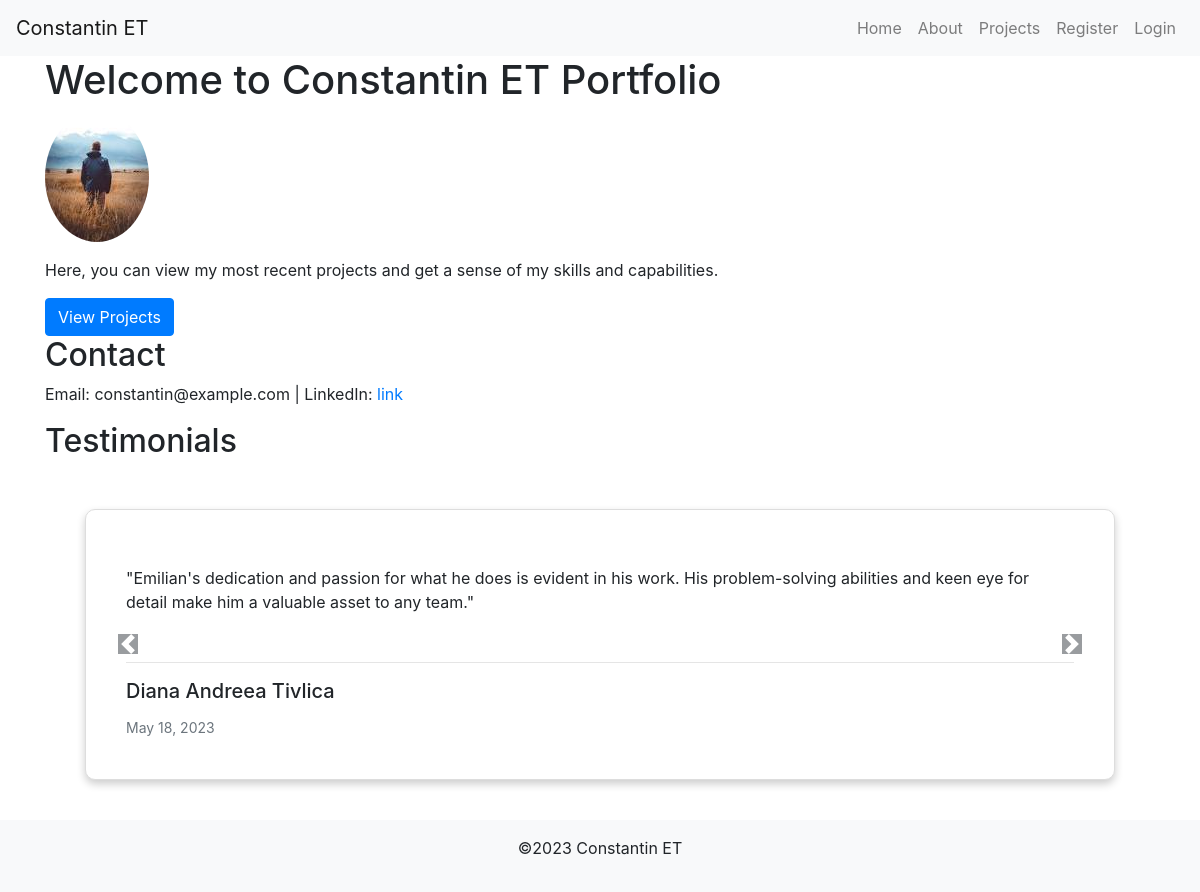
The page / on the database its author committed.
### portfolio/models.py (models this page shows, shortened)
class Testimonial(models.Model):
    name = models.CharField(max_length=200, help_text="Full Name")
    title = models.CharField(max_length=200, help_text="Title or Position")
    organization = models.CharField(max_length=200, help_text="Company/Organization Name")
    testimonial = models.TextField(help_text="Testimonial Text")
    date = models.DateField(default=timezone.now, editable=False)
    is_published = models.BooleanField(default=False, help_text="Only display this testimonial on the website if this box is checked.")
    class Meta:
        verbose_name_plural = "Testimonials"
        ordering = ['-date']

class Footer(models.Model):
    title = models.CharField(max_length=200)

### portfolio/views.py (the view)
# urls.py: 2. Add a URL to urlpatterns:  path('', views.home, name='home')
def home(request):
    testimonials = Testimonial.objects.all()
    return render(request, 'portfolio/home.html', {'testimonials': testimonials})

### portfolio/context_processors.py (called while the page is built)
def footer(request):
    footer = Footer.objects.first()
    return {'footer': footer}

### portfolio/templates/portfolio/home.html (shortened to what this page needs)
{% extends "portfolio/base_generic.html" %}
{% load static %}
{% block content %}
<div class="container">
    <h1>Welcome to Constantin ET Portfolio</h1>
    <img src="{% static 'img/profile.jpeg' %}" alt="Constantin"
        class="img-fluid rounded-circle mb-3">
        <p>Here, you can view my most recent projects and get a sense of my skills and capabilities.</p>
        <a href="{% url 'projects' %}" class="btn btn-primary">View Projects</a>
    <h2>Contact</h2>
    <p>Email: constantin@example.com | LinkedIn: <a href="#">link</a></p>
    <h2>Testimonials</h2>
    <div id="testimonialCarousel" class="carousel slide" data-ride="carousel">
        <div class="carousel-inner">
            {% for testimonial in testimonials %}
            <div class="carousel-item {% if forloop.first %}active{% endif %}">
                <div class="card testimonial-card">
                    <div class="card-body">
                        <p class="card-text mt-3 mb-5" >"{{ testimonial.testimonial }}"</p>
                        <hr>
                        <h5 class="card-title mt-3">{{ testimonial.name }}</h5>
                        <p class="card-text"><small class="text-muted">{{ testimonial.date }}</small></p>
                    </div>
                </div>
            </div>
            {% empty %}
            <p>No testimonials yet!</p>
            {% endfor %}
        </div>
        <a class="carousel-control-prev" href="#testimonialCarousel" role="button" data-slide="prev">
            <span class="carousel-control-prev-icon bg-dark" aria-hidden="true"></span>
        </a>
        <a class="carousel-control-next" href="#testimonialCarousel" role="button" data-slide="next">
            <span class="carousel-control-next-icon bg-dark" aria-hidden="true"></span>
        </a>
    </div>
</div>
{% endblock %}

### portfolio/templates/portfolio/footer.html (shortened to what this page needs)
<body class="d-flex flex-column min-vh-100">
    <footer class="footer mt-auto py-3 bg-light text-center">
        <div class="container">
            <p>&copy;{% now "Y" %} {{ footer.title }}</p>
        </div>
    </footer>
</body>

### portfolio/static/css/styles.css (style rules this page uses)
.testimonial-card { margin: 20px; padding: 20px; border: 1px solid #ddd; border-radius: 10px; box-shadow: 0 4px 8px 0 rgba(0,0,0,0.2); }
.carousel-control-next-icon, .carousel-control-prev-icon { background-color: rgba(0, 0, 0, 0.5); }
.carousel-inner { padding: 20px; }

### rows shown on the page
Testimonial: testimonial "Emilian's dedication and passion for what he does is evident in his work. His problem-solving abilities and keen eye for detail make him a valuable asset to any team.", name "Diana Andreea Tivlica", date "May 18, 2023"
Footer: title "Constantin ET"
